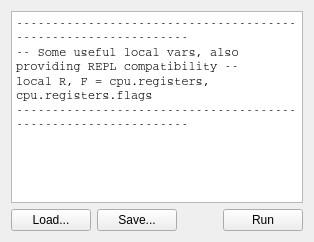
          <widget class="QWidget" name="LuaEditorTab">
           <attribute name="title">
            <string>Editor</string>
           </attribute>
           <layout class="QVBoxLayout" name="verticalLayout_18_lua">
            <item>
             <widget class="LuaEditor" name="luaScriptEditor">
              <property name="font">
               <font>
                <family>Courier</family>
               </font>
              </property>
              <property name="plainText">
               <string>---------------------------------------------------------------
-- Some useful local vars, also providing REPL compatibility --
local R, F = cpu.registers, cpu.registers.flags
---------------------------------------------------------------

</string>
              </property>
              <property name="backgroundVisible">
               <bool>false</bool>
              </property>
             </widget>
            </item>
            <item>
             <layout class="QHBoxLayout" name="horizontalLayout_lua">
              <item>
               <widget class="QPushButton" name="buttonLoadLuaScript">
                <property name="text">
                 <string>Load...</string>
                </property>
               </widget>
              </item>
              <item>
               <widget class="QPushButton" name="buttonSaveLuaScript">
                <property name="text">
                 <string>Save...</string>
                </property>
               </widget>
              </item>
              <item>
               <spacer name="horizontalSpacer_23">
                <property name="orientation">
                 <enum>Qt::Horizontal</enum>
                </property>
                <property name="sizeHint" stdset="0">
                 <size>
                  <width>40</width>
                  <height>20</height>
                 </size>
                </property>
               </spacer>
              </item>
              <item>
               <widget class="QPushButton" name="buttonRunLuaScript">
                <property name="text">
                 <string>Run</string>
                </property>
               </widget>
              </item>
             </layout>
            </item>
           </layout>
          </widget>
